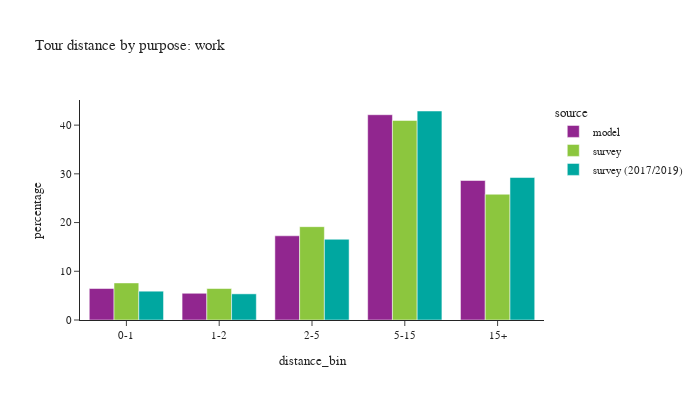

Here is the notebook cell this chart was saved with:
### Code cell
plot_bins(tour, tour['pdpurp'] == 1, 'work')

### Figure 1 — Plotly figure (JSON) as saved in the notebook; plotly's stock layout.template omitted (floating-point values rounded to 4 significant figures)
{"data": [{"alignmentgroup": "True", "customdata": [[89354], [75886], [239044], [582731], [396030]], "hovertemplate": "source=model<br>distance_bin=%{x}<br>percentage=%{y}<br>sample count=%{customdata[0]}<extra></extra>", "legendgroup": "model", "marker": {"color": "#91268F", "pattern": {"shape": ""}}, "name": "model", "offsetgroup": "model", "orientation": "v", "showlegend": true, "textposition": "auto", "type": "bar", "x": ["0-1", "1-2", "2-5", "5-15", "15+"], "xaxis": "x", "y": [6.461, 5.487, 17.28, 42.13, 28.63], "yaxis": "y"}, {"alignmentgroup": "True", "customdata": [[333], [264], [577], [894], [462]], "hovertemplate": "source=survey<br>distance_bin=%{x}<br>percentage=%{y}<br>sample count=%{customdata[0]}<extra></extra>", "legendgroup": "survey", "marker": {"color": "#8CC63E", "pattern": {"shape": ""}}, "name": "survey", "offsetgroup": "survey", "orientation": "v", "showlegend": true, "textposition": "auto", "type": "bar", "x": ["0-1", "1-2", "2-5", "5-15", "15+"], "xaxis": "x", "y": [7.608, 6.461, 19.16, 40.96, 25.82], "yaxis": "y"}, {"alignmentgroup": "True", "customdata": [[1146], [1054], [2056], [3169], [1329]], "hovertemplate": "source=survey (2017/2019)<br>distance_bin=%{x}<br>percentage=%{y}<br>sample count=%{customdata[0]}<extra></extra>", "legendgroup": "survey (2017/2019)", "marker": {"color": "#00A7A0", "pattern": {"shape": ""}}, "name": "survey (2017/2019)", "offsetgroup": "survey (2017/2019)", "orientation": "v", "showlegend": true, "textposition": "auto", "type": "bar", "x": ["0-1", "1-2", "2-5", "5-15", "15+"], "xaxis": "x", "y": [5.914, 5.367, 16.57, 42.9, 29.25], "yaxis": "y"}], "layout": {"barmode": "group", "font": {"size": 11}, "height": 400, "legend": {"title": {"text": "source"}, "tracegroupgap": 0}, "title": {"text": "Tour distance by purpose: work"}, "width": 700, "xaxis": {"anchor": "y", "domain": [0.0, 1.0], "title": {"text": "distance_bin"}}, "yaxis": {"anchor": "x", "domain": [0.0, 1.0], "title": {"text": "percentage"}}}}
